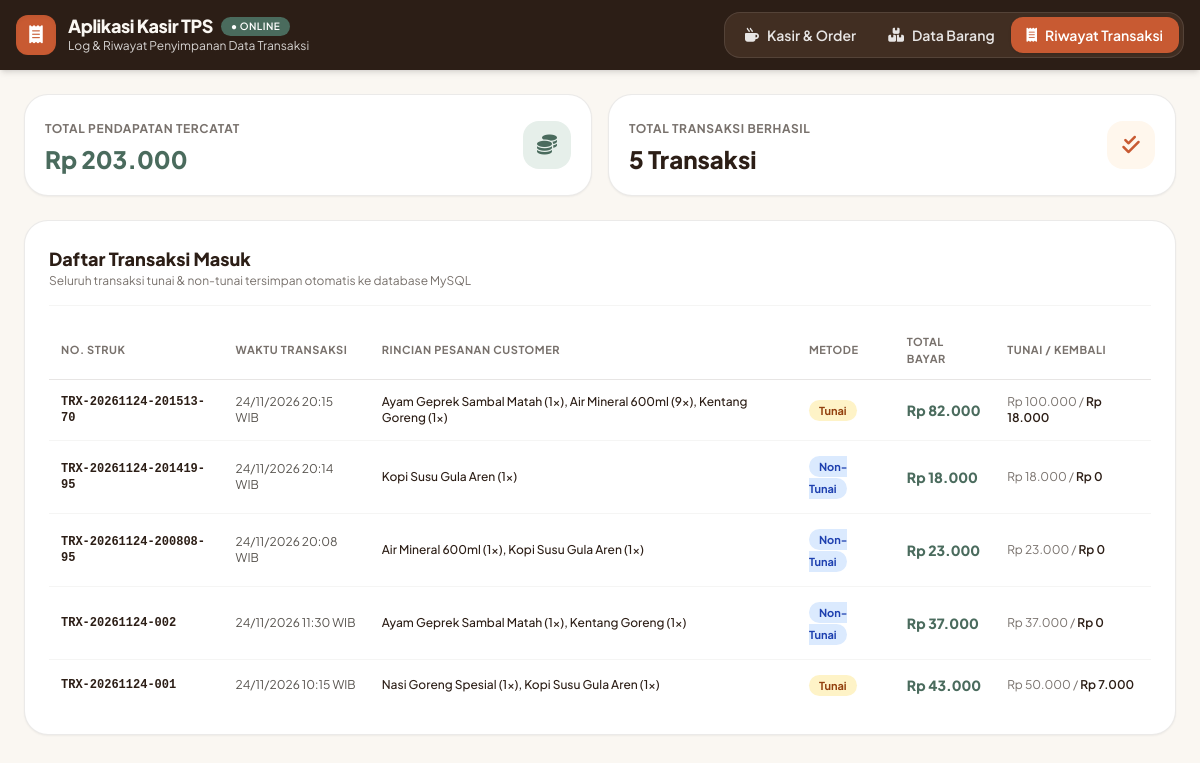
/riwayat.php, run on the app's committed database.
### tables this page shows
CREATE TABLE `transaksi` (
  `id_transaksi` int(11) NOT NULL AUTO_INCREMENT,
  `no_struk` varchar(30) NOT NULL,
  `tanggal` datetime NOT NULL DEFAULT current_timestamp(),
  `total_bayar` decimal(10,2) NOT NULL,
  `metode_pembayaran` enum('Tunai','Non-Tunai') NOT NULL,
  `uang_diterima` decimal(10,2) NOT NULL,
  `kembalian` decimal(10,2) NOT NULL DEFAULT 0.00,
  PRIMARY KEY (`id_transaksi`),
  UNIQUE KEY `no_struk` (`no_struk`)
);

### riwayat.php (the view, shortened to what this page needs)
<?php
require_once 'config/koneksi.php';
$summaryQuery = "SELECT COUNT(id_transaksi) AS total_trx, COALESCE(SUM(total_bayar), 0) AS total_omzet FROM transaksi";
$summaryRes   = mysqli_query($conn, $summaryQuery);
$summary      = mysqli_fetch_assoc($summaryRes);
$query = "
    SELECT
        t.id_transaksi,
        t.no_struk,
        t.tanggal,
        t.total_bayar,
        t.metode_pembayaran,
        t.uang_diterima,
        t.kembalian,
        GROUP_CONCAT(CONCAT(m.nama_menu, ' (', dt.qty, 'x)') SEPARATOR ', ') AS rincian_menu
    FROM transaksi t
    LEFT JOIN detail_transaksi dt ON t.id_transaksi = dt.id_transaksi
    LEFT JOIN menu m ON dt.id_menu = m.id_menu
    GROUP BY t.id_transaksi
    ORDER BY t.tanggal DESC
";
$result = mysqli_query($conn, $query);
?>
<!DOCTYPE html>
<html lang="id">
<head>
  <script src="https://cdn.tailwindcss.com"></script>
  <link rel="stylesheet" href="https://cdnjs.cloudflare.com/ajax/libs/font-awesome/6.5.1/css/all.min.css" />
</head>
<body class="bg-cream text-espresso min-h-screen flex flex-col antialiased">
  <header class="bg-espresso text-cream sticky top-0 z-30 shadow-md">
    <div class="max-w-[1500px] mx-auto px-4 py-3 flex flex-wrap items-center justify-between gap-3">
      <div class="flex items-center gap-3">
        <div class="w-10 h-10 rounded-xl bg-terracotta flex items-center justify-center text-white shadow-inner">
          <i class="fa-solid fa-receipt text-lg"></i>
        </div>
        <div>
          <div class="flex items-center gap-2">
            <h1 class="font-extrabold text-lg tracking-tight leading-none">Aplikasi Kasir TPS</h1>
            <span class="text-[10px] uppercase tracking-wider bg-sage text-white px-2.5 py-0.5 rounded-full font-semibold">● Online</span>
          </div>
          <p class="text-xs text-stone-300 mt-0.5">Log & Riwayat Penyimpanan Data Transaksi</p>
        </div>
      </div>
      <nav class="flex items-center bg-mocha/70 p-1 rounded-2xl border border-white/10">
        <a href="index.php" class="flex items-center gap-2 px-4 py-2 rounded-xl text-sm font-semibold text-stone-200 hover:text-white transition">
          <i class="fa-solid fa-mug-hot"></i>
          <span>Kasir & Order</span>
        </a>
        <a href="kelola_menu.php" class="flex items-center gap-2 px-4 py-2 rounded-xl text-sm font-semibold text-stone-200 hover:text-white transition">
          <i class="fa-solid fa-boxes-stacked"></i>
          <span>Data Barang</span>
        </a>
        <a href="riwayat.php" class="flex items-center gap-2 px-4 py-2 rounded-xl text-sm font-semibold bg-terracotta text-white shadow">
          <i class="fa-solid fa-receipt"></i>
          <span>Riwayat Transaksi</span>
        </a>
      </nav>
    </div>
  </header>
  <main class="flex-1 max-w-[1500px] w-full mx-auto p-4 sm:p-6 space-y-6">
    <div class="grid grid-cols-1 sm:grid-cols-2 gap-4">
      <div class="bg-white rounded-3xl p-5 border border-stone-200/80 shadow-sm flex items-center justify-between">
        <div>
          <span class="text-xs font-bold uppercase tracking-wider text-stone-500">Total Pendapatan Tercatat</span>
          <div class="text-2xl font-extrabold text-sage mt-1">Rp <?= number_format($summary['total_omzet'], 0, ',', '.') ?></div>
        </div>
        <div class="w-12 h-12 rounded-2xl bg-sageLight text-sage flex items-center justify-center text-xl">
          <i class="fa-solid fa-coins"></i>
        </div>
      </div>
      <div class="bg-white rounded-3xl p-5 border border-stone-200/80 shadow-sm flex items-center justify-between">
        <div>
          <span class="text-xs font-bold uppercase tracking-wider text-stone-500">Total Transaksi Berhasil</span>
          <div class="text-2xl font-extrabold text-espresso mt-1"><?= (int)$summary['total_trx'] ?> Transaksi</div>
        </div>
        <div class="w-12 h-12 rounded-2xl bg-orange-50 text-terracotta flex items-center justify-center text-xl">
          <i class="fa-solid fa-check-double"></i>
        </div>
      </div>
    </div>
    <div class="bg-white rounded-3xl p-6 shadow-sm border border-stone-200/80">
      <div class="flex items-center justify-between pb-4 mb-4 border-b border-stone-100">
        <div>
          <h2 class="font-extrabold text-lg text-espresso">Daftar Transaksi Masuk</h2>
          <p class="text-xs text-stone-500">Seluruh transaksi tunai & non-tunai tersimpan otomatis ke database MySQL</p>
        </div>
      </div>
      <div class="overflow-x-auto">
        <table class="w-full text-left border-collapse">
          <thead>
            <tr class="border-b border-stone-200 text-[11px] uppercase tracking-wider text-stone-500">
              <th class="py-3 px-3">No. Struk</th>
              <th class="py-3 px-3">Waktu Transaksi</th>
              <th class="py-3 px-3">Rincian Pesanan Customer</th>
              <th class="py-3 px-3">Metode</th>
              <th class="py-3 px-3">Total Bayar</th>
              <th class="py-3 px-3">Tunai / Kembali</th>
            </tr>
          </thead>
          <tbody class="divide-y divide-stone-100 text-sm">
            <?php if (mysqli_num_rows($result) === 0) : ?>
              <tr>
                <td colspan="6" class="text-center py-8 text-stone-400">Belum ada riwayat transaksi.</td>
              </tr>
            <?php else : ?>
              <?php while ($trx = mysqli_fetch_assoc($result)) : ?>
                <tr class="hover:bg-cream/60 transition">
                  <td class="py-3.5 px-3 font-mono font-bold text-xs text-espresso"><?= htmlspecialchars($trx['no_struk']) ?></td>
                  <td class="py-3.5 px-3 text-xs text-stone-600"><?= date('d/m/Y H:i', strtotime($trx['tanggal'])) ?> WIB</td>
                  <td class="py-3.5 px-3 text-xs font-medium text-espresso"><?= htmlspecialchars($trx['rincian_menu'] ?? '-') ?></td>
                  <td class="py-3.5 px-3">
                    <span class="px-2.5 py-1 rounded-full text-[11px] font-bold <?= $trx['metode_pembayaran'] === 'Tunai' ? 'bg-amber-100 text-amber-800' : 'bg-blue-100 text-blue-800' ?>">
                      <?= htmlspecialchars($trx['metode_pembayaran']) ?>
                    </span>
                  </td>
                  <td class="py-3.5 px-3 font-extrabold text-sage">Rp <?= number_format($trx['total_bayar'], 0, ',', '.') ?></td>
                  <td class="py-3.5 px-3 text-xs text-stone-500">
                    Rp <?= number_format($trx['uang_diterima'], 0, ',', '.') ?> /
                    <span class="font-semibold text-espresso">Rp <?= number_format($trx['kembalian'], 0, ',', '.') ?></span>
                  </td>
                </tr>
              <?php endwhile; ?>
            <?php endif; ?>
          </tbody>
        </table>
      </div>
    </div>
  </main>
</body>
</html>

### data on the page
transaksi: no_struk "TRX-20261124-201513-70", tanggal "24/11/2026 20:15", rincian_menu "Ayam Geprek Sambal Matah (1x), Air Mineral 600ml (9x), Kentang Goreng (1x)", metode_pembayaran "Tunai", total_bayar "82.000", uang_diterima "100.000", kembalian "18.000"
transaksi: no_struk "TRX-20261124-201419-95", tanggal "24/11/2026 20:14", rincian_menu "Kopi Susu Gula Aren (1x)", metode_pembayaran "Non-Tunai", total_bayar "18.000", uang_diterima "18.000", kembalian "0"
transaksi: no_struk "TRX-20261124-200808-95", tanggal "24/11/2026 20:08", rincian_menu "Air Mineral 600ml (1x), Kopi Susu Gula Aren (1x)", metode_pembayaran "Non-Tunai", total_bayar "23.000", uang_diterima "23.000", kembalian "0"
transaksi: no_struk "TRX-20261124-002", tanggal "24/11/2026 11:30", rincian_menu "Ayam Geprek Sambal Matah (1x), Kentang Goreng (1x)", metode_pembayaran "Non-Tunai", total_bayar "37.000", uang_diterima "37.000", kembalian "0"
transaksi: no_struk "TRX-20261124-001", tanggal "24/11/2026 10:15", rincian_menu "Nasi Goreng Spesial (1x), Kopi Susu Gula Aren (1x)", metode_pembayaran "Tunai", total_bayar "43.000", uang_diterima "50.000", kembalian "7.000"

### other printed values
$summary['total_omzet'] "203.000"
$summary['total_trx'] "5"
